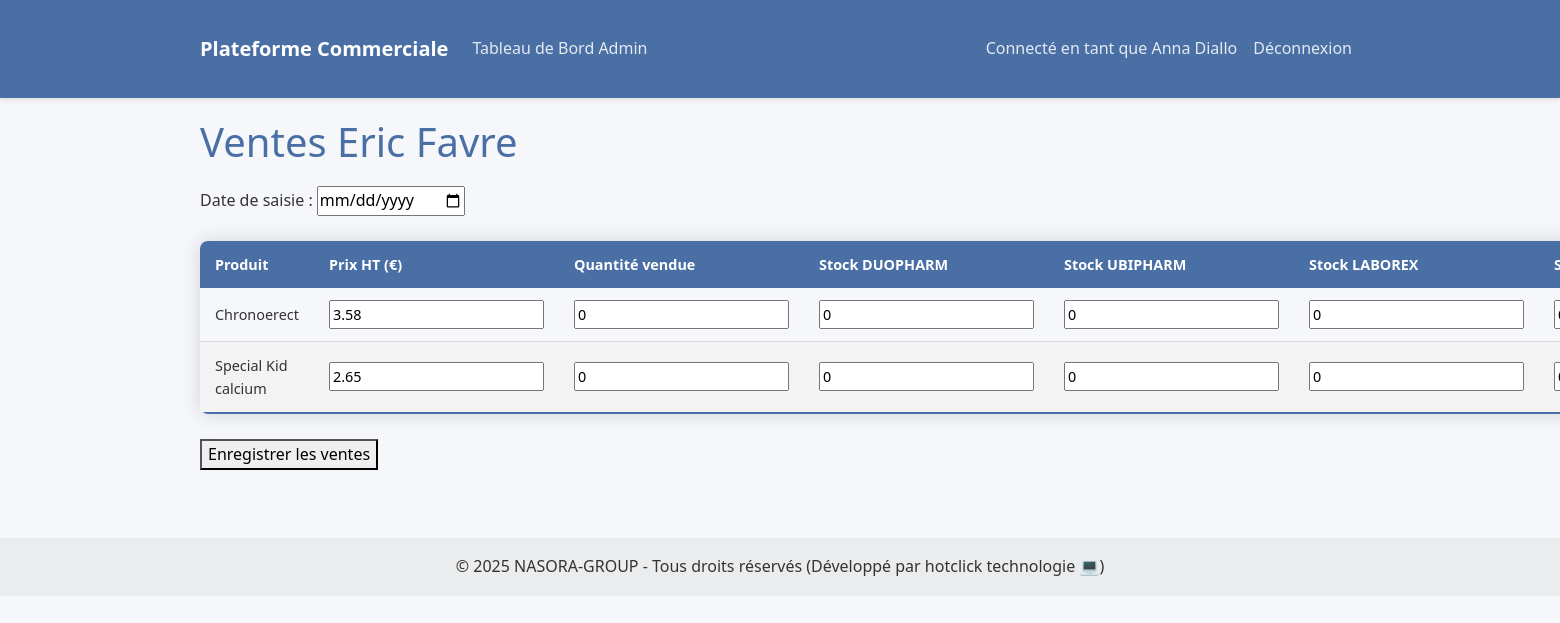
Screenshot of /eric_favre_sales (signed in) with the database file from the repository.
### models.py (models this page shows, shortened)
class User(db.Model):
    id = db.Column(db.Integer, primary_key=True)

class EricFavreProduct(db.Model):
    __tablename__ = 'eric_favre_product'
    id = db.Column(db.Integer, primary_key=True)
    name = db.Column(db.String(100), nullable=False)
    default_price = db.Column(db.Float, nullable=False)
    stock_duopharm = db.Column(db.Integer, default=0, nullable=False)
    stock_ubipharm = db.Column(db.Integer, default=0, nullable=False)
    stock_laborex = db.Column(db.Integer, default=0, nullable=False)
    stock_sodipharm = db.Column(db.Integer, default=0, nullable=False)

### app.py (the view, shortened to what this page needs)
@app.route('/eric_favre_sales', methods=['GET', 'POST'])
@login_required
def eric_favre_sales():
    if current_user.project != 'nasmedic' and current_user.role != 'admin':
        flash('Accès non autorisé.', 'error')
        return redirect(url_for('home'))
    products = EricFavreProduct.query.all()
    return render_template('eric_favre_sales.html', products=products)

### app.py (called while the page is built)
@login_manager.user_loader
def load_user(user_id):
    return User.query.get(int(user_id))

### templates/eric_favre_sales.html (shortened to what this page needs)
{% extends "base.html" %}
{% block content %}
<h1>Ventes Eric Favre</h1>
<form method="POST">
    <div class="form-group">
        <label for="sale_date">Date de saisie :</label>
        <input type="date" id="sale_date" name="sale_date" required>
    </div>
    <table class="responsive-table">
        <thead>
            <tr>
                <th>Produit</th>
                <th>Prix HT (€)</th>
                <th>Quantité vendue</th>
                <th>Stock DUOPHARM</th>
                <th>Stock UBIPHARM</th>
                <th>Stock LABOREX</th>
                <th>Stock SODIPHARM</th>
            </tr>
        </thead>
        <tbody>
            {% for product in products %}
            <tr>
                <td>{{ product.name }}</td>
                <td>
                    <input type="number" name="price_{{ product.id }}" value="{{ product.default_price }}" step="0.01" min="0">
                </td>
                <td>
                    <input type="number" name="quantity_{{ product.id }}" min="0" value="0">
                </td>
                <td>
                    <input type="number" name="stock_duopharm_{{ product.id }}" min="0" value="{{ product.stock_duopharm }}">
                </td>
                <td>
                    <input type="number" name="stock_ubipharm_{{ product.id }}" min="0" value="{{ product.stock_ubipharm }}">
                </td>
                <td>
                    <input type="number" name="stock_laborex_{{ product.id }}" min="0" value="{{ product.stock_laborex }}">
                </td>
                <td>
                    <input type="number" name="stock_sodipharm_{{ product.id }}" min="0" value="{{ product.stock_sodipharm }}">
                </td>
            </tr>
            {% endfor %}
        </tbody>
    </table>
    <button type="submit" class="btn-submit">Enregistrer les ventes</button>
</form>
{% endblock %}

### templates/base.html (shortened to what this page needs)
<!DOCTYPE html>
<html lang="fr">
<head>
    <link href="https://cdn.jsdelivr.net/npm/bootstrap@5.1.3/dist/css/bootstrap.min.css" rel="stylesheet">
    <link rel="stylesheet" href="https://cdnjs.cloudflare.com/ajax/libs/font-awesome/6.0.0/css/all.min.css">
    <link rel="stylesheet" type="text/css" href="https://cdn.datatables.net/1.11.5/css/jquery.dataTables.css">
    <link rel="stylesheet" href="{{ url_for('static', filename='css/styles.css') }}">
</head>
<body>
    <nav class="navbar navbar-expand-lg navbar-dark">
        <div class="container">
            <a class="navbar-brand" href="{{ url_for('home') }}">Plateforme Commerciale</a>
            <div class="collapse navbar-collapse" id="navbarNav">
                <ul class="navbar-nav me-auto">
                    {% if current_user.is_authenticated %}
                        {% if current_user.role == 'admin' %}
                            <li class="nav-item">
                                <a class="nav-link" href="{{ url_for('admin_dashboard') }}">Tableau de Bord Admin</a>
                            </li>
                        {% endif %}
                    {% endif %}
                </ul>
                <ul class="navbar-nav">
                    {% if current_user.is_authenticated %}
                        <li class="nav-item">
                            <span class="nav-link">Connecté en tant que {{ current_user.username }}</span>
                        </li>
                        <li class="nav-item">
                            <a class="nav-link" href="{{ url_for('logout') }}">Déconnexion</a>
                        </li>
                    {% else %}
                        <li class="nav-item">
                            <a class="nav-link" href="{{ url_for('login') }}">Connexion</a>
                        </li>
                    {% endif %}
                </ul>
            </div>
        </div>
    </nav>
    <div class="container">
        {% block content %}{% endblock %}
    </div>
    <footer class="bg-light text-center text-lg-start mt-5">
        <div class="text-center p-3" style="background-color: rgba(0, 0, 0, 0.05);">
            © 2025 NASORA-GROUP - Tous droits réservés  (Développé par hotclick technologie 💻)
        </div>
    </footer>
</body>
</html>

### static/css/styles.css (style rules this page uses)
:root { --primary-color: #4a6fa5; --secondary-color: #6c757d; --success-color: #28a745; --danger-color: #dc3545; --warning-color: #ffc107; --info-color: #17a2b8; --light-color: #f8f9fa; --dark-color: #343a40; }
body { font-family: 'Segoe UI', Tahoma, Geneva, Verdana, sans-serif; background-color: #f5f7fa; color: #333; line-height: 1.6; }
.navbar { background-color: var(--primary-color); box-shadow: 0 2px 4px rgba(0, 0, 0, 0.1); }
.navbar-brand { font-weight: bold; color: white !important; }
.nav-link { color: rgba(255, 255, 255, 0.85) !important; }
.container { max-width: 1200px; margin: 0 auto; padding: 20px; }
.responsive-table { width: 100%; border-collapse: collapse; margin: 25px 0; font-size: 0.9em; box-shadow: 0 0 20px rgba(0, 0, 0, 0.15); border-radius: 8px; overflow: hidden; }
.responsive-table thead tr { background-color: var(--primary-color); color: #ffffff; text-align: left; }
.responsive-table th, .responsive-table td { padding: 12px 15px; }
.responsive-table tbody tr { border-bottom: 1px solid #dddddd; }
.responsive-table tbody tr:nth-of-type(even) { background-color: #f3f3f3; }
.responsive-table tbody tr:last-of-type { border-bottom: 2px solid var(--primary-color); }
h1, h2, h3, h4, h5, h6 { color: var(--primary-color); margin-bottom: 20px; }
.form-group { margin-bottom: 15px; }

### rows the page displays
User: username "Anna Diallo"
EricFavreProduct: name "Chronoerect", default_price "3.58", stock_duopharm "0", stock_ubipharm "0", stock_laborex "0", stock_sodipharm "0"
EricFavreProduct: name "Special Kid calcium", default_price "2.65", stock_duopharm "0", stock_ubipharm "0", stock_laborex "0", stock_sodipharm "0"
